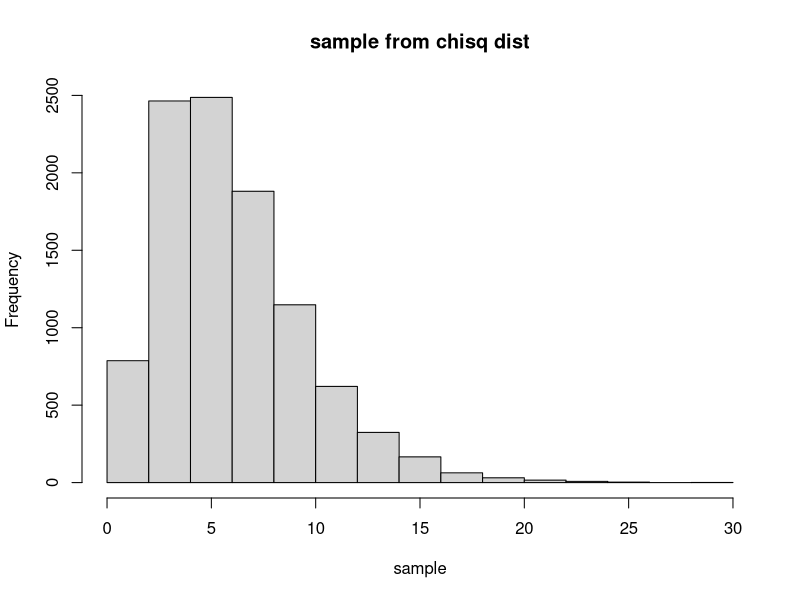
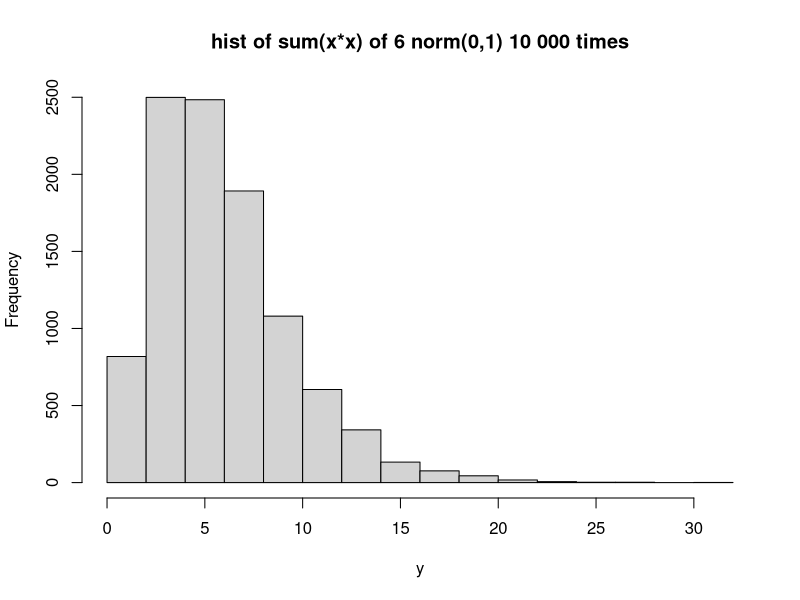
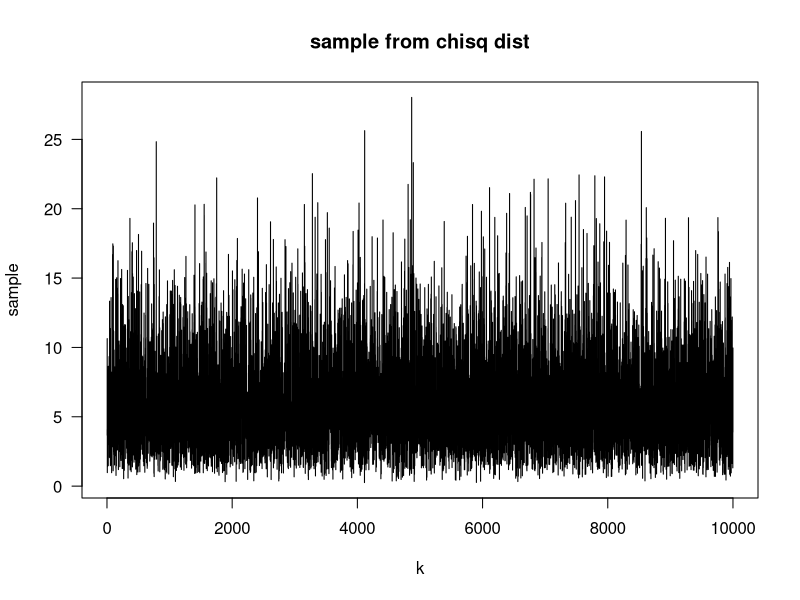

Generate these figures, in order, with R: (Note: this script raises an error after producing the figures.)
## 1.a
n <- 10000 ## The number of trials.
freedom = 6
k <- seq(1, n, by = 1) ## First axis of plot.

sample <- rchisq(n = n, df = freedom) ## Second axis of plot for pdf.
hist(sample, main = "sample from chisq dist")

nn = 10000
y = rep(0, nn)
s=6
# 1. b(ii)
for (i in 1:nn) {
    # 1. b(i)
    x = rnorm(s, mean=0, sd=1)
    y_i = sum(x*x)
    y[i] =y_i
}
hist(y, main="hist of sum(x*x) of 6 norm(0,1) 10 000 times")

plot(x = k, y = sample, type = "s", las = 1, main = "sample from chisq dist")
plot(x = k, y = cdf, type = "s", las = 1, main = "cdf of Binomial distribution")

# 1. c Sammenlign histogrammene til Z og Y . Konklusjon?
# -De ser nesten identisk ut.
#################################
## 2.a
n = 1000
sample = rlnorm(n, meanlog = 0, sdlog = 1)
hist(sample, main = "sample from lognorm dist")

#2.b 
hist(log(sample), main="sampe from ln(Z)")
#2.c Sammenlign histogrammene til Z og Y . Konklusjon. 
# -Y ser ut som n(0,1) så Z= ln(Y) - lognorm fordeling.

#################################
##3.a 
n=1000
maxi = 5
delta=1
y = rep(0,n)
# (ii)
for (j in 1:n) {
    #(i)
    sub_sample = runif(maxi, min = 0, max = delta)
    y[j] = max(sub_sample)
}
hist(y, main="max of 5 samples from U(1)")
#3.b Sammenlign histogrammet til Y med den verdien du har valgt for θ. Konklusjon?
# - de fleste verdiene ligger nærmt delta. Som forventet.

#################################
##4.a 
maxi = 20
sigma = 1
sub_sample = rnorm(maxi, mean=0, sd=sigma)
#kritiske verdier for chi sq dist for 95% konf

# 95% conf:
alpha = 0.95
interval=qchisq(c((1-alpha)/2,alpha/2),df=19, lower.tail=FALSE)
